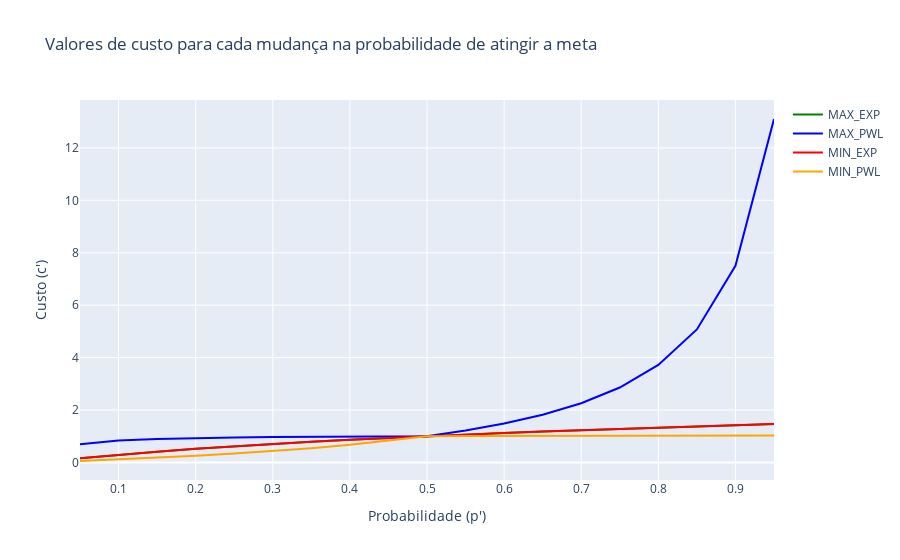

Notebook code for this chart:
### Markdown cell above
## Exponential & Piecewise

Em termos de atitude de risco do agente, avaliamos a priori que:

|Fator de Risco ($\lambda$)|Fator de Risco ($k$)|Atitude|
|--|--|--|
|$\lambda > 0$|$k > 0$|Aversão|
|$\lambda \rightarrow 0$|$k \rightarrow 0$|Neutro|
|$\lambda < 0$|$k < 0$|Propensão|

Desta forma, em termos de expressividade ($\zeta$), podemos dizer que o método Piecewise-Linear é mais expressivo que a função de utilidade exponencial $\zeta_{PWL}>\zeta_{EXP}$. 

Podemos considerar considerando $u(p)$ a função de utilidade exponencial que corresponde aos custos relacionados a uma probabilidade $p$ a partir do método, sendo $u_{max}(p)$ a função com valores máximos de expressividade $\zeta$ e $u_{min}(p)$ a função com valores mínimos de expressividade $\zeta$. Neste mesmo sentido, considerando $l(p)$ a transformação piecewise-linear, enquanto $l_{max}(p)$ a função com valores máximos de expressividade $\zeta$ e $l_{min}(p)$ a função com valores mínimos de expressividade $\zeta$.

Com isto, podemos formular que:

$$
\zeta_{EXP} = \int u_{max}(p) - u_{min}(p) du
$$

$$
\zeta_{PWL} = \int l_{max}(p) - l_{min}(p) dl
$$

Visto que, para todo $0 < p \leq 1$ temos que $u_{max}(p) \geq u_{min}(p)$ e $l_{max}(p) \geq l_{min}(p)$.

### Code cell
f5 = viz_expressividade_compare(c_exp_max, c_pw_max, c_exp_min, c_pw_min, 'EXP', 'PWL', rini_p=0.05, rend_p=1, step_p=0.05)

### Figure 1 — Plotly figure (JSON) as saved in the notebook; plotly's stock layout.template omitted (floating-point values rounded to 4 significant figures)
{"data": [{"line": {"color": "green"}, "mode": "lines", "name": "MAX_EXP", "type": "scatter", "x": [0.05, 0.1, 0.15, 0.2, 0.25, 0.3, 0.35, 0.4, 0.45, 0.5, 0.55, 0.6, 0.65, 0.7, 0.75, 0.8, 0.85, 0.9, 0.95], "y": [0.1549, 0.29, 0.4096, 0.5171, 0.6145, 0.7037, 0.786, 0.8623, 0.9334, 1, 1.063, 1.122, 1.178, 1.231, 1.282, 1.33, 1.376, 1.42, 1.463]}, {"line": {"color": "blue"}, "mode": "lines", "name": "MAX_PWL", "type": "scatter", "x": [0.05, 0.1, 0.15, 0.2, 0.25, 0.3, 0.35, 0.4, 0.45, 0.5, 0.55, 0.6, 0.65, 0.7, 0.75, 0.8, 0.85, 0.9, 0.95], "y": [0.6897, 0.8333, 0.8955, 0.9302, 0.9524, 0.9677, 0.979, 0.9877, 0.9945, 1.0, 1.215, 1.481, 1.818, 2.258, 2.857, 3.721, 5.075, 7.5, 13.1]}, {"line": {"color": "red"}, "mode": "lines", "name": "MIN_EXP", "type": "scatter", "x": [0.05, 0.1, 0.15, 0.2, 0.25, 0.3, 0.35, 0.4, 0.45, 0.5, 0.55, 0.6, 0.65, 0.7, 0.75, 0.8, 0.85, 0.9, 0.95], "y": [0.1549, 0.29, 0.4096, 0.5171, 0.6145, 0.7037, 0.786, 0.8623, 0.9334, 1, 1.063, 1.122, 1.178, 1.231, 1.282, 1.33, 1.376, 1.42, 1.463]}, {"line": {"color": "orange"}, "mode": "lines", "name": "MIN_PWL", "type": "scatter", "x": [0.05, 0.1, 0.15, 0.2, 0.25, 0.3, 0.35, 0.4, 0.45, 0.5, 0.55, 0.6, 0.65, 0.7, 0.75, 0.8, 0.85, 0.9, 0.95], "y": [0.05391, 0.1136, 0.1802, 0.2548, 0.339, 0.4348, 0.5447, 0.6723, 0.8219, 1.0, 1.005, 1.008, 1.012, 1.014, 1.017, 1.019, 1.021, 1.023, 1.024]}], "layout": {"title": {"text": "Valores de custo para cada mudança na probabilidade de atingir a meta"}, "xaxis": {"title": {"text": "Probabilidade (p')"}}, "yaxis": {"title": {"text": "Custo (c')"}}}}
